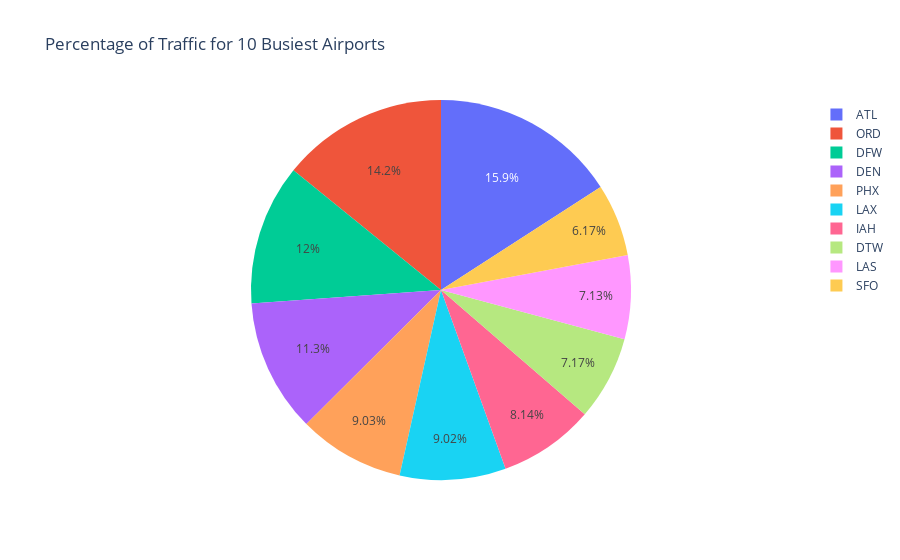

This figure's notebook cell:
### Code cell
# Get the top 5 busiest airports
top_airports = sorted_airports.limit(10).toPandas()

# Extract the airport codes and total traffic counts
airports = top_airports["ORIGIN"].tolist()
traffic_counts = top_airports["sum(count)"].tolist()

# Calculate the percentage of traffic for each airport
total_traffic = sum(traffic_counts)
percentages = [(count / total_traffic) * 100 for count in traffic_counts]

# Create a pie chart using Plotly
fig = go.Figure(data=go.Pie(labels=airports, values=percentages))

# Customize the chart layout
fig.update_layout(title="Percentage of Traffic for 10 Busiest Airports")

# Display the chart
fig.show()

### Figure 1 — Plotly figure (JSON) as saved in the notebook; plotly's stock layout.template omitted (floating-point values rounded to 4 significant figures)
{"data": [{"labels": ["ATL", "ORD", "DFW", "DEN", "PHX", "LAX", "IAH", "DTW", "LAS", "SFO"], "type": "pie", "values": [15.87, 14.15, 11.97, 11.34, 9.033, 9.021, 8.141, 7.166, 7.131, 6.168]}], "layout": {"title": {"text": "Percentage of Traffic for 10 Busiest Airports"}}}
